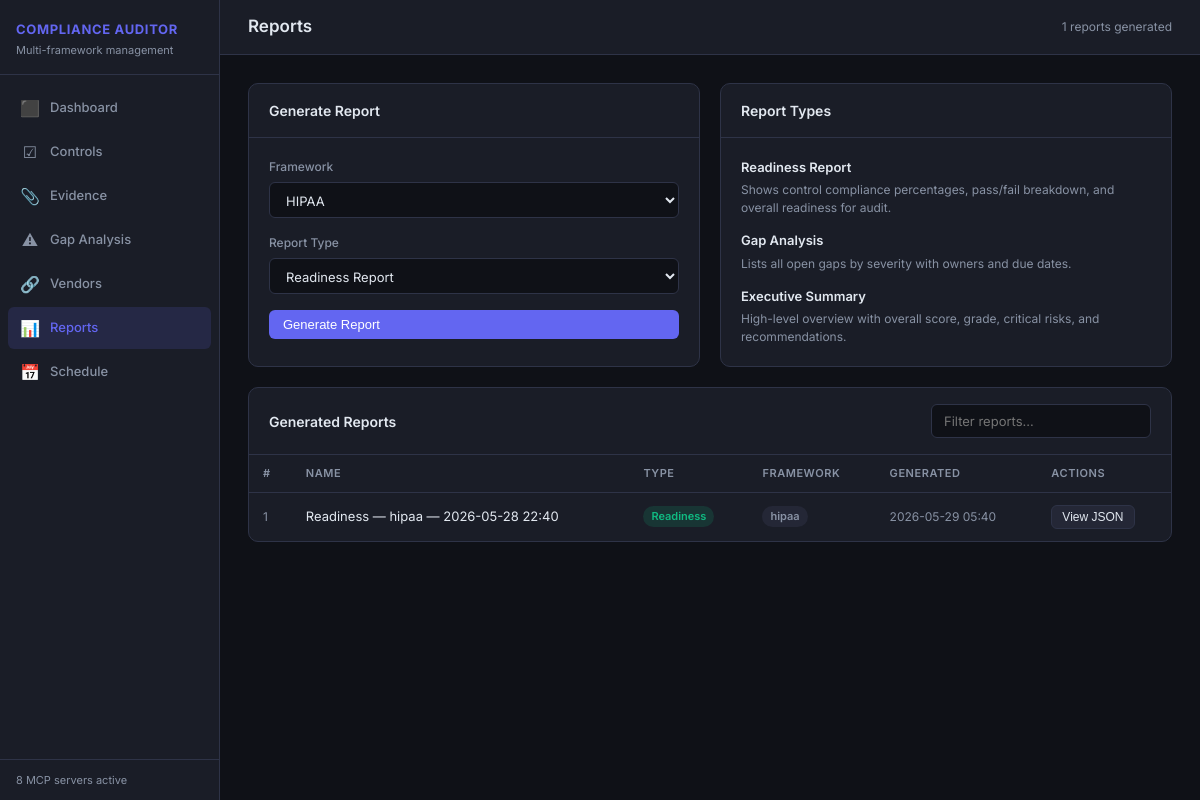
Page /reports on the committed database.
### tables this page shows
CREATE TABLE reports (
    id INTEGER PRIMARY KEY AUTOINCREMENT,
    name TEXT NOT NULL,
    report_type TEXT NOT NULL,
    framework_id TEXT,
    content TEXT,
    generated_at TEXT DEFAULT (datetime('now'))
);

### app.py (the view)
@app.get("/reports", response_class=HTMLResponse)
async def reports_page(request: Request):
    frameworks = await db_fetchall("SELECT * FROM frameworks ORDER BY name")
    reports = await db_fetchall(
        "SELECT id, name, report_type, framework_id, generated_at FROM reports ORDER BY generated_at DESC LIMIT 30"
    )
    return templates.TemplateResponse(request, "reports.html", {
        "frameworks": frameworks,
        "reports": reports,
        "active": "reports",
    })

### templates/reports.html (shortened to what this page needs)
{% extends "base.html" %}
{% block page_title %}Reports{% endblock %}
{% block topbar_right %}{{ reports|length }} reports generated{% endblock %}
{% block content %}
<div class="grid-2 mb-20">
  <div class="card">
    <div class="card-header">
      <h3>Generate Report</h3>
    </div>
    <div class="card-body">
      <form method="post" action="/reports/generate">
        <div class="form-group">
          <label>Framework</label>
          <select name="framework" required>
            {% for fw in frameworks %}
            <option value="{{ fw.id }}">{{ fw.name }}</option>
            {% endfor %}
          </select>
        </div>
        <div class="form-group">
          <label>Report Type</label>
          <select name="report_type" required>
            <option value="readiness">Readiness Report</option>
          </select>
        </div>
        <button type="submit" class="btn btn-primary" style="width:100%;">Generate Report</button>
      </form>
    </div>
  </div>
  <div class="card">
    <div class="card-header">
      <h3>Report Types</h3>
    </div>
    <div class="card-body">
      <div style="display:flex;flex-direction:column;gap:14px;">
        <div>
          <div style="font-weight:600;font-size:13px;margin-bottom:4px;">Readiness Report</div>
          <div class="text-sm text-muted">Shows control compliance percentages, pass/fail breakdown, and overall readiness for audit.</div>
        </div>
        <div>
          <div style="font-weight:600;font-size:13px;margin-bottom:4px;">Gap Analysis</div>
          <div class="text-sm text-muted">Lists all open gaps by severity with owners and due dates.</div>
        </div>
        <div>
          <div style="font-weight:600;font-size:13px;margin-bottom:4px;">Executive Summary</div>
          <div class="text-sm text-muted">High-level overview with overall score, grade, critical risks, and recommendations.</div>
        </div>
      </div>
    </div>
  </div>
</div>
<div class="card">
  <div class="card-header">
    <h3>Generated Reports</h3>
    <input type="text" id="table-search" placeholder="Filter reports…" style="width:220px;">
  </div>
  <div class="table-wrap">
    <table>
      <thead>
        <tr>
          <th>#</th>
          <th>Name</th>
          <th>Type</th>
          <th>Framework</th>
          <th>Generated</th>
          <th>Actions</th>
        </tr>
      </thead>
      <tbody>
        {% for r in reports %}
        <tr class="filterable-row">
          <td class="text-muted text-sm">{{ r.id }}</td>
          <td>{{ r.name }}</td>
          <td>
            {% if r.report_type == 'readiness' %}
              <span class="badge badge-success">Readiness</span>
            {% elif r.report_type == 'gap_analysis' %}
              <span class="badge badge-warning">Gap Analysis</span>
            {% elif r.report_type == 'executive_summary' %}
              <span class="badge badge-info">Executive</span>
            {% else %}
              <span class="badge badge-muted">{{ r.report_type }}</span>
            {% endif %}
          </td>
          <td><span class="badge badge-muted">{{ r.framework_id or '—' }}</span></td>
          <td class="text-muted text-sm">{{ r.generated_at[:16] if r.generated_at else '—' }}</td>
          <td>
            <button class="btn btn-secondary btn-sm" onclick="viewReport({{ r.id }})">View JSON</button>
          </td>
        </tr>
        {% endfor %}
      </tbody>
    </table>
  </div>
</div>
{% endblock %}

### static/style.css (style rules this page uses)
:root { --bg: #0f1117; --bg2: #1a1d27; --bg3: #242736; --border: #2e3347; --text: #e2e8f0; --text-muted: #8892a4; --accent: #6366f1; --accent-hover: #4f52d4; --success: #10b981; --warning: #f59e0b; --danger: #ef4444; --info: #3b82f6; --critical: #dc2626; --high: #ea580c; --medium: #d97706; --low: #16a34a; --radius: 10px; --radius-sm: 6px; --shadow: 0 4px 24px rgba(0,0,0,0.4); --font: 'Inter', system-ui, -apple-system, sans-serif; }
* { box-sizing: border-box; margin: 0; padding: 0; }
body { font-family: var(--font); background: var(--bg); color: var(--text); min-height: 100vh; display: flex; font-size: 14px; line-height: 1.5; }
.card { background: var(--bg2); border: 1px solid var(--border); border-radius: var(--radius); overflow: hidden; }
.card-header { padding: 16px 20px; border-bottom: 1px solid var(--border); display: flex; align-items: center; justify-content: space-between; }
.card-header h3 { font-size: 14px; font-weight: 600; }
.card-body { padding: 20px; }
.table-wrap { overflow-x: auto; }
table { width: 100%; border-collapse: collapse; font-size: 13px; }
th { text-align: left; padding: 10px 14px; font-size: 11px; font-weight: 600; color: var(--text-muted); text-transform: uppercase; letter-spacing: 0.05em; border-bottom: 1px solid var(--border); white-space: nowrap; }
td { padding: 12px 14px; border-bottom: 1px solid var(--border); vertical-align: middle; }
tr:last-child td { border-bottom: none; }
.badge { display: inline-flex; align-items: center; padding: 2px 8px; border-radius: 20px; font-size: 11px; font-weight: 600; white-space: nowrap; }
.badge-success { background: rgba(16,185,129,0.15); color: var(--success); }
.badge-muted { background: var(--bg3); color: var(--text-muted); }
.btn { display: inline-flex; align-items: center; gap: 6px; padding: 7px 14px; border-radius: var(--radius-sm); font-size: 13px; font-weight: 500; cursor: pointer; border: none; transition: all 0.15s; text-decoration: none; white-space: nowrap; }
.btn-primary { background: var(--accent); color: #fff; }
.btn-secondary { background: var(--bg3); color: var(--text); border: 1px solid var(--border); }
.btn-sm { padding: 4px 10px; font-size: 12px; }
.form-group { margin-bottom: 16px; }
.form-group label { display: block; font-size: 12px; color: var(--text-muted); margin-bottom: 6px; font-weight: 500; }
input, select, textarea { width: 100%; background: var(--bg); border: 1px solid var(--border); color: var(--text); padding: 8px 12px; border-radius: var(--radius-sm); font-size: 13px; font-family: inherit; transition: border-color 0.15s; outline: none; }
select option { background: var(--bg2); }
.grid-2 { display: grid; grid-template-columns: 1fr 1fr; gap: 20px; }
.mb-20 { margin-bottom: 20px; }
.text-muted { color: var(--text-muted); }
.text-sm { font-size: 12px; }

### rows in the picture
reports: id "1", name "Readiness — hipaa — 2026-05-28 22:40", report_type "Readiness", framework "hipaa", generated_at "2026-05-29 05:40"

### other values in the picture
{{ reports|length }} "1"
form field framework "HIPAA"
